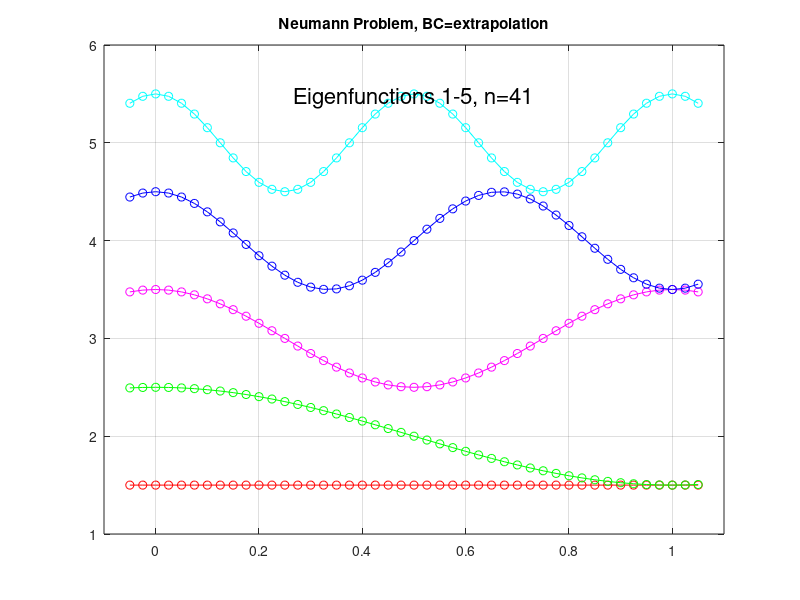
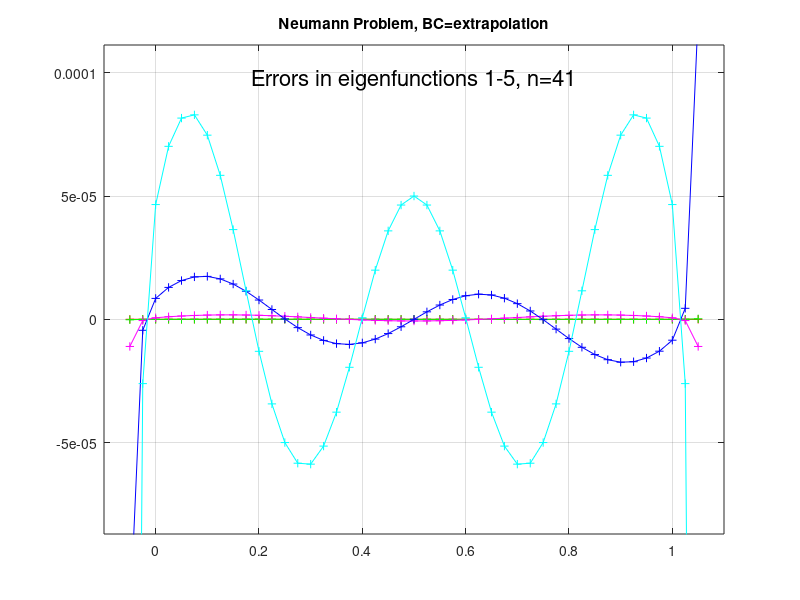
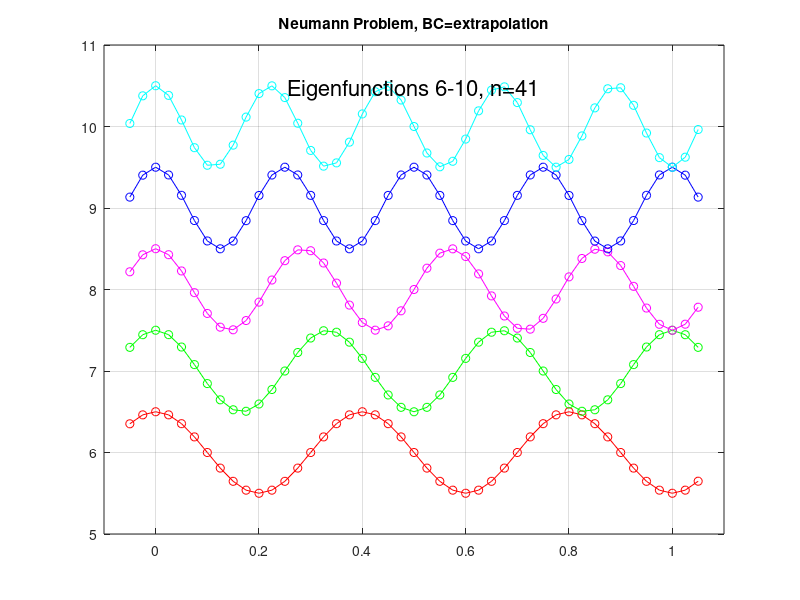
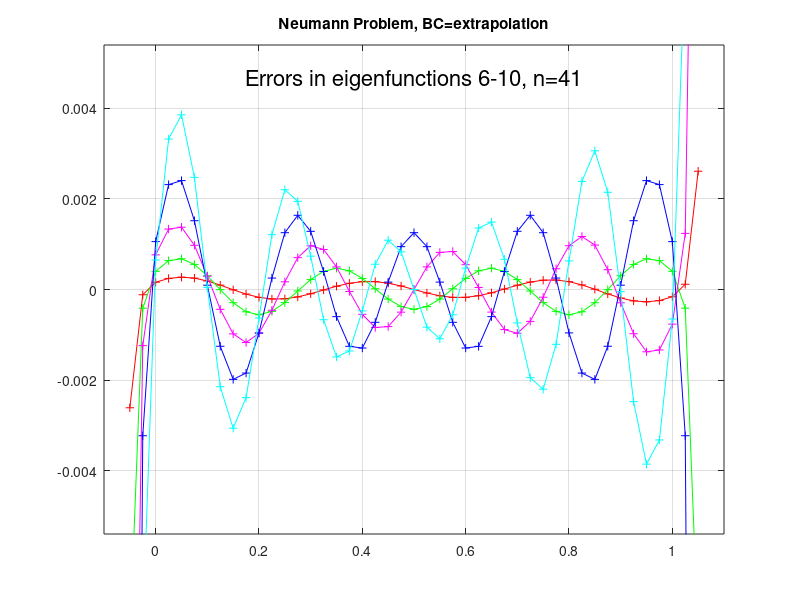

Source code (MATLAB) for these figures, in order: (Note: this script raises an error after producing the figures.)
%
% Determine the eigenvalues and eigenvectors of the 4th order approximation
% to the 1D eigenvalue problem ** NEUMANN BC's ***
%
%           - u_xx = lambda u   x in (0,1)
%            u_x=0 at x=0,1
%         
%
%     u(1)                  u(n)
%      1  2                 n
%      +--+--+--+--+--+--+--+                
%     x=xa               xc xd              
%

clear;
clf;
set(gca,'FontSize',16);

n = 81;  % number of grid points
n= 41;

xa=0.;
xb=1.;

h=(xb-xa)/(n-1);
hsq=h*h;
hsq12=h*h*12.;

% Include 2 ghost points on each side
ng=n+4;
ia=3; 
ib=ng-2;
x=zeros(ng,1);
for i=1:ng 
  x(i)=xa+(i-ia)*h;
end

%  bcOption=0 : use BC D0 D+D-u(0) = 0 
%  bcOption=1 : use BC D+^5 u(-2) = 0 
bcOption=1;  
if bcOption==0 
  identifier='eqn';
else
  identifier='extrap';
end

adim=n;
a=zeros(adim,adim);

i=1;
% a(i,i-2)=  1./hsq12;  % u(-1) = 2*u(0)-u(1)
% a(i,i-1)=-16./hsq12;  % u(0)=0
a(i,i  )= 30/hsq12;
a(i,i+1)=-16./hsq12;
a(i,i+2)=  1./hsq12;
if bcOption==0 
 a(i,i+2)=a(i,i+2)+1./hsq12; % BC's in this case are equiv to u(-2)=u(2) u(-1)=u(1)
 a(i,i+1)=a(i,i+1)-16./hsq12;
elseif bcOption==1
 % u(i-2) = -80/3u0 + 40u1 -15 u2 + 8/3 u3
 % u(i-1) = -10/3u0 +  6u1  -2 u2+(1/3)*u3
 a(i,i  )=a(i,i  )+1./hsq12*(-80/3.) -16./hsq12*(-10./3.);
 a(i,i+1)=a(i,i+1)+1./hsq12*( 40.  ) -16./hsq12*(  6.   );
 a(i,i+2)=a(i,i+2)+1./hsq12*(-15.  ) -16./hsq12*( -2.   );
 a(i,i+3)=        +1./hsq12*( 8./3.) -16./hsq12*( 1./3. );
end

i=2;
% a(i,i-2)=  1./hsq12;  % u(0)=0
a(i,i-1)=-16./hsq12;
a(i,i  )= 30./hsq12;
a(i,i+1)=-16./hsq12;
a(i,i+2)=  1./hsq12;
if bcOption==0 
 a(i,i)=a(i,i)+1./hsq12; % BC's in this case are equiv to u(-2)=u(2) u(-1)=u(1)
elseif bcOption==1
 a(i,i-1)=a(i,i-1)+1./hsq12*(-10./3.);
 a(i,i  )=a(i,i  )+1./hsq12*(  6.   );
 a(i,i+1)=a(i,i+1)+1./hsq12*( -2.   );
 a(i,i+2)=a(i,i+2)+1./hsq12*( 1./3. );
end

for i=3:n-2
  a(i,i-2)=  1./hsq12;
  a(i,i-1)=-16./hsq12;
  a(i,i  )= 30./hsq12;
  a(i,i+1)=-16./hsq12;
  a(i,i+2)=  1./hsq12;
end 

i=n;
a(i,i-2)=  1./hsq12; 
a(i,i-1)=-16./hsq12; 
a(i,i  )= 30./hsq12;
% a(i,i+1)=-16./hsq12;
% a(i,i+2)=  1./hsq12;
if bcOption==0 
 a(i,i-2)=a(i,i-2)+1./hsq12;
 a(i,i-1)=a(i,i-1)-16./hsq12;
elseif bcOption==1
 % u(i-2) = -80/3u0 + 40u1 -15 u2 + 8/3 u3
 % u(i-1) = -10/3u0 +  6u1  -2 u2+(1/3)*u3
 a(i,i  )=a(i,i  )+1./hsq12*(-80/3.) -16./hsq12*(-10./3.);
 a(i,i-1)=a(i,i-1)+1./hsq12*(40.   ) -16./hsq12*(  6.   );
 a(i,i-2)=a(i,i-2)+1./hsq12*(-15.  ) -16./hsq12*( -2.   );
 a(i,i-3)=        +1./hsq12*( 8./3.) -16./hsq12*( 1./3. );
end

i=n-1;
a(i,i-2)=  1./hsq12;  % u(0)=0
a(i,i-1)=-16./hsq12;
a(i,i  )= 30./hsq12;
a(i,i+1)=-16./hsq12;
% a(i,i+2)=  1./hsq12;
if bcOption==0 
 a(i,i)=a(i,i)+1./hsq12;
elseif bcOption==1
 a(i,i+1)=a(i,i+1)+1./hsq12*(-10./3.);
 a(i,i  )=a(i,i  )+1./hsq12*(  6.   );
 a(i,i-1)=a(i,i-1)+1./hsq12*( -2.   );
 a(i,i-2)=a(i,i-2)+1./hsq12*( 1./3. );
end

%  a
%  pause

[v,L] = eig(a);

% Now plot the results

for i=1:adim
  lambda(i)=L(i,i);
end

% sort from smallest to largest in absolute value
[zz,iOrder] = sort(abs(lambda));

e=zeros(ng,n);
u=zeros(ng,n);
uTrue=zeros(ng,1);


% ------  Build eigenfunctions for plotting -------------
for j=1:n  % loop over eigenfunctions
  ie=iOrder(j);

  lambdaTrue= (pi*(j-1))^2;

  relErr = abs( lambda(ie)-lambdaTrue )/max(1,lambdaTrue);

  fprintf(' j=%i ie=%i lambda(ie)=%8.2e  true=%8.2e  relErr=%8.2e err/(m^6 h^4)=%8.2e \n',...
                j,ie,lambda(ie),lambdaTrue,relErr,abs(lambda(ie)-lambdaTrue )/max(h^4,((j-1)^6*h^4)));

 for i=1:n
   u(i+ia-1,j)=v(i,ie);
 end 
 % end points from BC's
 if bcOption==0
   u(ia-2,j)=u(ia+2,j);
   u(ia-1,j)=u(ia+1,j);
   u(ib+1,j)=u(ib-1,j);
   u(ib+2,j)=u(ib-2,j);
 else
   i=ia-1;
   u(i,j) = -(10./3.)*u(i+1,j) + 6.*u(i+2,j) -2.*u(i+3,j)+(1./3.)*u(i+4,j);
   i=1;
   u(i,j) = -(80./3.)*u(i+2,j) +40.*u(i+3,j)-15.*u(i+4,j)+(8./3.)*u(i+5,j);
   i=ng-1;
   u(i,j) = -(10./3.)*u(i-1,j) + 6.*u(i-2,j) -2.*u(i-3,j)+(1./3.)*u(i-4,j);
   i=ng;
   u(i,j) = -(80./3.)*u(i-2,j) +40.*u(i-3,j)-15.*u(i-4,j)+(8./3.)*u(i-5,j);
 end 
 % check:
 i=ia;
 resa= (u(i-2,j)-16.*u(i-1,j)+30.*u(i,j)-16.*u(i+1,j)+u(i+2,j))/(12.*h*h)-lambda(ie)*u(i,j);
 i=ib;
 resb= (u(i-2,j)-16.*u(i-1,j)+30.*u(i,j)-16.*u(i+1,j)+u(i+2,j))/(12.*h*h)-lambda(ie)*u(i,j);
 fprintf('LU-lambda*U at end points: %8.2e %8.2e \n',resa,resb);
 i=ia;
 resa= (u(i-2,j)-8.*u(i-1,j)+8.*u(i+1,j)-u(i+2,j))/(12.*h);
 i=ib;
 resb= (u(i-2,j)-8.*u(i-1,j)+8.*u(i+1,j)-u(i+2,j))/(12.*h);
 fprintf('Residual in Neumman BC at end points: %8.2e %8.2e \n',resa,resb);
 if bcOption==0
   i=ia;
   resa= -u(i-2,j)+2.*u(i-1,j)-2.*u(i+1,j)+u(i+2,j);
   i=ib;
   resb= -u(i-2,j)+2.*u(i-1,j)-2.*u(i+1,j)+u(i+2,j);
   fprintf('Residual in u_xxx BC at end points: %8.2e %8.2e \n',resa,resb);
 elseif bcOption==1
   i=ia;
   resa= u(i-2,j)-5.*u(i-1,j)+10.*u(i,j)-10.*u(i+1,j)+5.*u(i+2,j)-u(i+3,j);
   i=ib-1;
   resb= u(i-2,j)-5.*u(i-1,j)+10.*u(i,j)-10.*u(i+1,j)+5.*u(i+2,j)-u(i+3,j);
   fprintf('Residual in Extrap BC at end points: %8.2e %8.2e \n',resa,resb);
 end

 % arrange the eigenfunctions so they always are initially positive (easier then to compare)
 if u(2,j) < 0 
   u(:,j)=u(:,j)*(-1);
 end 

 uTrue=cos(pi*(j-1)*x);

 alpha=u(:,j).'*uTrue/(u(:,j).'*u(:,j));

 u(:,j)=u(:,j)*alpha; % scale to match uTrue: min || uTrue - alpha*v || 

 e(:,j)=u(:,j)-uTrue;  % error in the eigenfunction

 u(:,j)=u(:,j)*.5+j;


% plot(xu,vu(:,j),'r-o',xv,vv(:,j),'b-x');
% title(sprintf('Eigenfunction %i, \\lambda=%8.2e, m=%i, n=%i, d=%3.2fh_1=%3.2fh_2',j,lambda(ie),m,n,d/hu,d/hv));
% pause

end


k=0;
md=10;
md=5;
for j=1:md:n
  k=k+1;
  plot(x,u(:,j  ),'r-o', ...
       x,u(:,j+1),'g-o', ...
       x,u(:,j+2),'m-o', ...
       x,u(:,j+3),'b-o', ...
       x,u(:,j+4),'c-o');
  hold on;
  if md==10 
   plot(x,u(:,j+5),'g-o', ...
        x,u(:,j+6),'m-o', ...
        x,u(:,j+7),'b-o', ...
        x,u(:,j+8),'r-o', ...
        x,u(:,j+9),'g-o');

  end

  yMin = min(u(:,j     ));
  yMax = max(u(:,j+md-1));
  delta=yMax-yMin;
  if bcOption==0 
     title(sprintf('Neumann BC=D_0D_+D_-'));
  else
     title(sprintf('Neumann Problem, BC=extrapolation'));
  end
  text(.5,yMax-.01*delta,sprintf('Eigenfunctions %i-%i, n=%i',j,j+md-1,n),'Fontsize',16,'HorizontalAlignment','center' );

  grid on;
  set(gca,'XLim',[x(1)-2*h x(ng)+2*h]);

  hold off;

  name = sprintf('bceign-%i-%s-%i.eps',n,identifier,k);
  fprintf('Save %s\n',name);
  print('-depsc2',name);
  pause

  plot(x,e(:,j  ),'r-+', ...
       x,e(:,j+1),'g-+', ...
       x,e(:,j+2),'m-+', ...
       x,e(:,j+3),'b-+', ...
       x,e(:,j+4),'c-+');

  grid on;
  set(gca,'XLim',[x(1)-2*h x(ng)+2*h]);
  yMin = min(e(ia:ib,j+4));
  yMax = max(e(ia:ib,j+4));
  delta=yMax-yMin;
  yMin=yMin-delta*.2;
  yMax=yMax+delta*.2;

  set(gca,'YLim',[yMin yMax ]);

  if bcOption==0 
    title(sprintf('Neumann BC=D_0D_+D_-'));
  else
    title(sprintf('Neumann Problem, BC=extrapolation'));
  end
  text(.5,yMax-.1*delta,sprintf('Errors in eigenfunctions %i-%i, n=%i',j,j+md-1,n),'Fontsize',16,'HorizontalAlignment','center');

  name = sprintf('bceign-err-%i-%s-%i.eps',n,identifier,k);
  fprintf('Save %s\n',name);
  print('-depsc2',name);
  
  pause
end


% print -deps2 eigenfunction.eps
% print -depsc2 eigenfunction.eps

% print -depsc2 bceig.extrap80.1-5.eps
% print -depsc2 bceig.extrap80.6-10.eps

% print -depsc2 bceig.extrap160.1-5.eps
% print -depsc2 bceig.extrap160.6-10.eps
